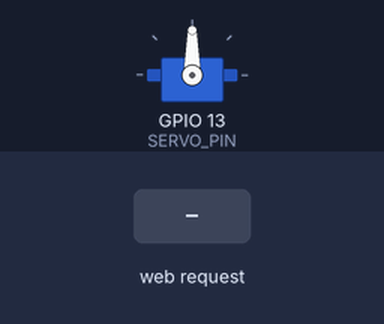
The sketch below on a simulated ESP32. On the bench: servo. The inputs (shaded band) are chosen by the test bench. WiFi joins after 1.5 s; servers stay silent unless stated; what the sketch prints to the serial monitor is not drawn.

Above: at 2.7 s.
2.8 s: HTTP request GET /move?angle=1 received
At 3.5 s:
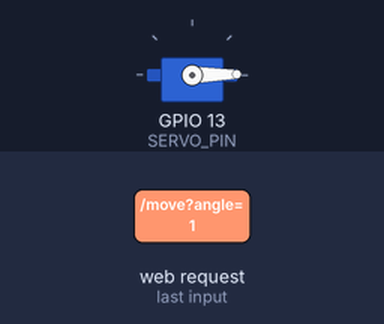
4.3 s: HTTP request GET /move?angle=120 received
At 4.6 s:
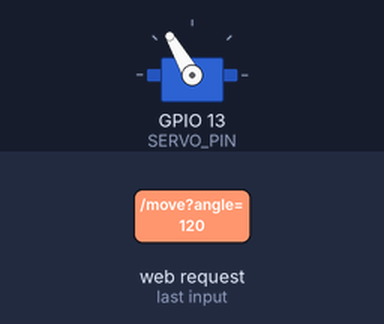
Timing chart, 0 to 7.3 s (numbered marks = the images above; inputs shaded):
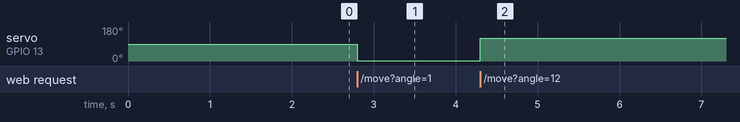

The sketch:

servo_controller.ino
```cpp
/*
  Servo Controller — ESP32
  ---------------------------
  Runs a tiny web server on the ESP32 itself. Your Flask dashboard (or an
  LLM, via the dashboard's /api/command route) sends an HTTP request like
  http://<esp32-ip>/move?angle=90 and this board moves a servo to that angle.

  This is the "DUM-E" pattern from Hack the North 2025: an LLM decides WHAT
  to do, a Flask server on a Pi/laptop translates that into a simple HTTP
  call, and the microcontroller just executes motor commands. Splitting it
  this way means you can swap in a totally different "brain" (LLM, voice
  command, gesture from Template 2) without touching this firmware.

  WIRING:
    Servo signal wire -> GPIO 13
    Servo power: for a single SG90, the ESP32's 5V pin can usually handle it.
    For 2+ servos or larger MG996R servos, use a SEPARATE 5V power supply for
    the servos (share GND with the ESP32) — large servos can pull 1-2A each
    and will brown out the board if powered from it directly. The Hack the
    North DUM-E team specifically ran into this with a 5-servo arm.

  LIBRARIES TO INSTALL:
    - "ESP32Servo" by Kevin Harrington / madhephaestus

  ADAPT THIS FOR YOUR PROMPT:
    - Add more servos: more Servo objects, more pins, more query params
      (?pan=90&tilt=45) for a pan-tilt camera mount or multi-joint arm.
    - Add /grip?state=open|closed for a claw end-effector.
    - This same WebServer pattern can drive a relay, LED strip, or motor
      driver instead of a servo — just change handleMove().
*/

#include <WiFi.h>
#include <WebServer.h>
#include <ESP32Servo.h>

// ---- CONFIGURE THESE ----
const char* WIFI_SSID = "YOUR_WIFI_NAME";
const char* WIFI_PASSWORD = "YOUR_WIFI_PASSWORD";
// --------------------------

#define SERVO_PIN 13

WebServer server(80);
Servo myServo;

void handleMove() {
  if (!server.hasArg("angle")) {
    server.send(400, "application/json", "{\"error\":\"missing 'angle' query param\"}");
    return;
  }
  int angle = server.arg("angle").toInt();
  angle = constrain(angle, 0, 180);
  myServo.write(angle);

  String response = "{\"status\":\"ok\",\"angle\":" + String(angle) + "}";
  server.send(200, "application/json", response);
}

void handleRoot() {
  server.send(200, "text/plain", "Servo controller online. Try /move?angle=90");
}

void setup() {
  Serial.begin(115200);

  myServo.setPeriodHertz(50);       // standard 50Hz servo
  myServo.attach(SERVO_PIN, 500, 2400); // typical SG90/MG996R pulse range

  WiFi.begin(WIFI_SSID, WIFI_PASSWORD);
  Serial.print("Connecting to WiFi");
  while (WiFi.status() != WL_CONNECTED) {
    delay(500);
    Serial.print(".");
  }
  Serial.println();
  Serial.print("Connected! Servo controller at: http://");
  Serial.println(WiFi.localIP());
  Serial.println("Put this IP in dashboard/.env as ESP32_SERVO_URL");

  server.on("/", handleRoot);
  server.on("/move", handleMove);
  server.begin();
}

void loop() {
  server.handleClient();
}
```

Measured:
- after the input at 2.8 s, servo on GPIO 13 (SERVO_PIN): 90° → 1° at once
- after the input at 4.3 s, servo on GPIO 13 (SERVO_PIN): 1° → 120° at once
